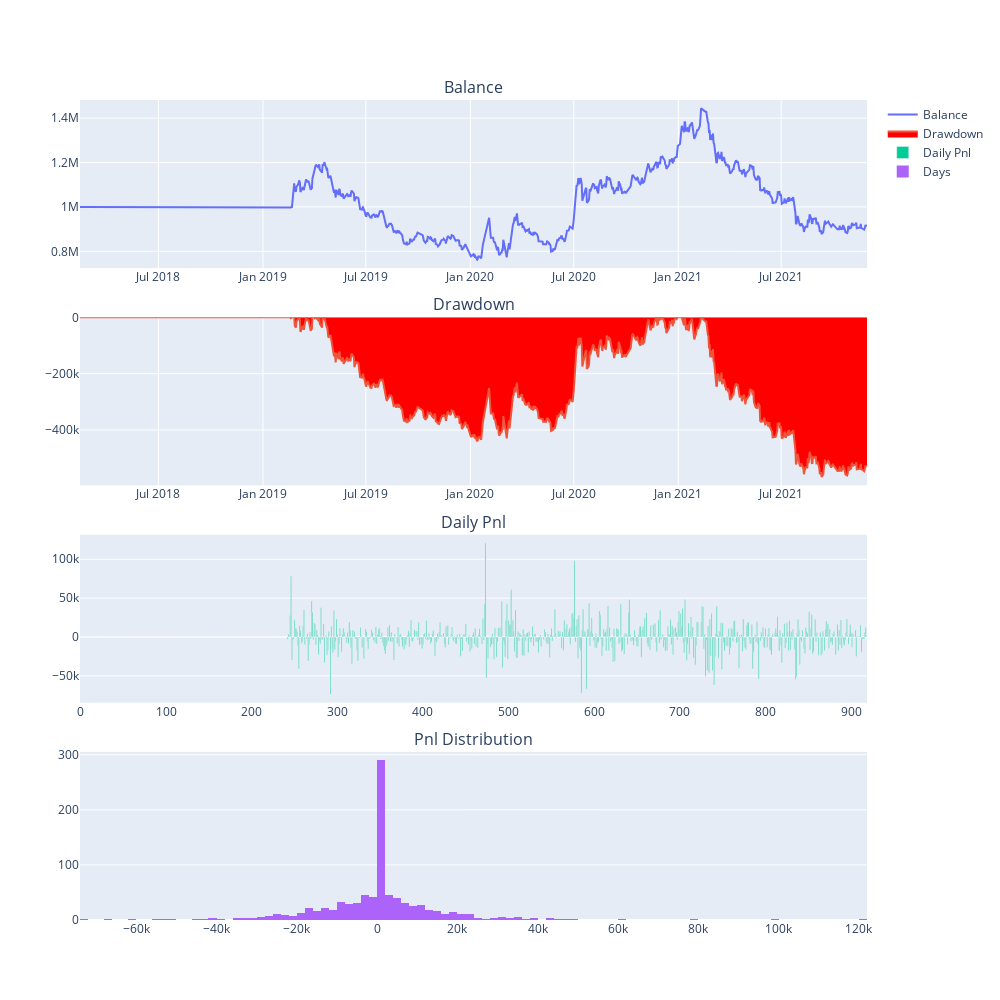

This figure's notebook cell:
### Code cell
engine = BacktestingEngine()

engine.set_parameters(
    vt_symbol="IF888.CFFEX",
    interval="1m", 
    start=datetime(2018, 1, 1), 
    end=datetime(2021, 12, 30), 
    rate=0.3/10000, 
    slippage=0.2, 
    size=300, 
    pricetick=0.2, 
    capital=1_000_000
)

engine.add_strategy(DailySmoothDoubleMaStrategy, {})

engine.load_data()
engine.run_backtesting()
df = engine.calculate_result()
engine.calculate_statistics()
engine.show_chart()

### Figure 1 — Plotly figure (JSON) as saved in the notebook; plotly's stock layout.template omitted (floating-point values rounded to 4 significant figures; data arrays with more than 128 entries replaced by an {"elided": "..."} marker saying what was removed)
{"data": [{"mode": "lines", "name": "Balance", "type": "scatter", "x": {"elided": "919 str values"}, "xaxis": "x", "y": {"elided": "919 float values"}, "yaxis": "y"}, {"fill": "tozeroy", "fillcolor": "red", "mode": "lines", "name": "Drawdown", "type": "scatter", "x": {"elided": "919 str values"}, "xaxis": "x2", "y": {"elided": "919 float values"}, "yaxis": "y2"}, {"name": "Daily Pnl", "type": "bar", "xaxis": "x3", "y": {"elided": "919 float values"}, "yaxis": "y3"}, {"name": "Days", "nbinsx": 100, "type": "histogram", "x": {"elided": "919 float values"}, "xaxis": "x4", "yaxis": "y4"}], "layout": {"annotations": [{"font": {"size": 16}, "showarrow": false, "text": "Balance", "x": 0.5, "xanchor": "center", "xref": "paper", "y": 1, "yanchor": "bottom", "yref": "paper"}, {"font": {"size": 16}, "showarrow": false, "text": "Drawdown", "x": 0.5, "xanchor": "center", "xref": "paper", "y": 0.735, "yanchor": "bottom", "yref": "paper"}, {"font": {"size": 16}, "showarrow": false, "text": "Daily Pnl", "x": 0.5, "xanchor": "center", "xref": "paper", "y": 0.47, "yanchor": "bottom", "yref": "paper"}, {"font": {"size": 16}, "showarrow": false, "text": "Pnl Distribution", "x": 0.5, "xanchor": "center", "xref": "paper", "y": 0.205, "yanchor": "bottom", "yref": "paper"}], "height": 1000, "width": 1000, "xaxis": {"anchor": "y", "domain": [0, 1]}, "xaxis2": {"anchor": "y2", "domain": [0, 1]}, "xaxis3": {"anchor": "y3", "domain": [0, 1]}, "xaxis4": {"anchor": "y4", "domain": [0, 1]}, "yaxis": {"anchor": "x", "domain": [0.795, 1]}, "yaxis2": {"anchor": "x2", "domain": [0.53, 0.735]}, "yaxis3": {"anchor": "x3", "domain": [0.265, 0.47]}, "yaxis4": {"anchor": "x4", "domain": [0, 0.205]}}}
